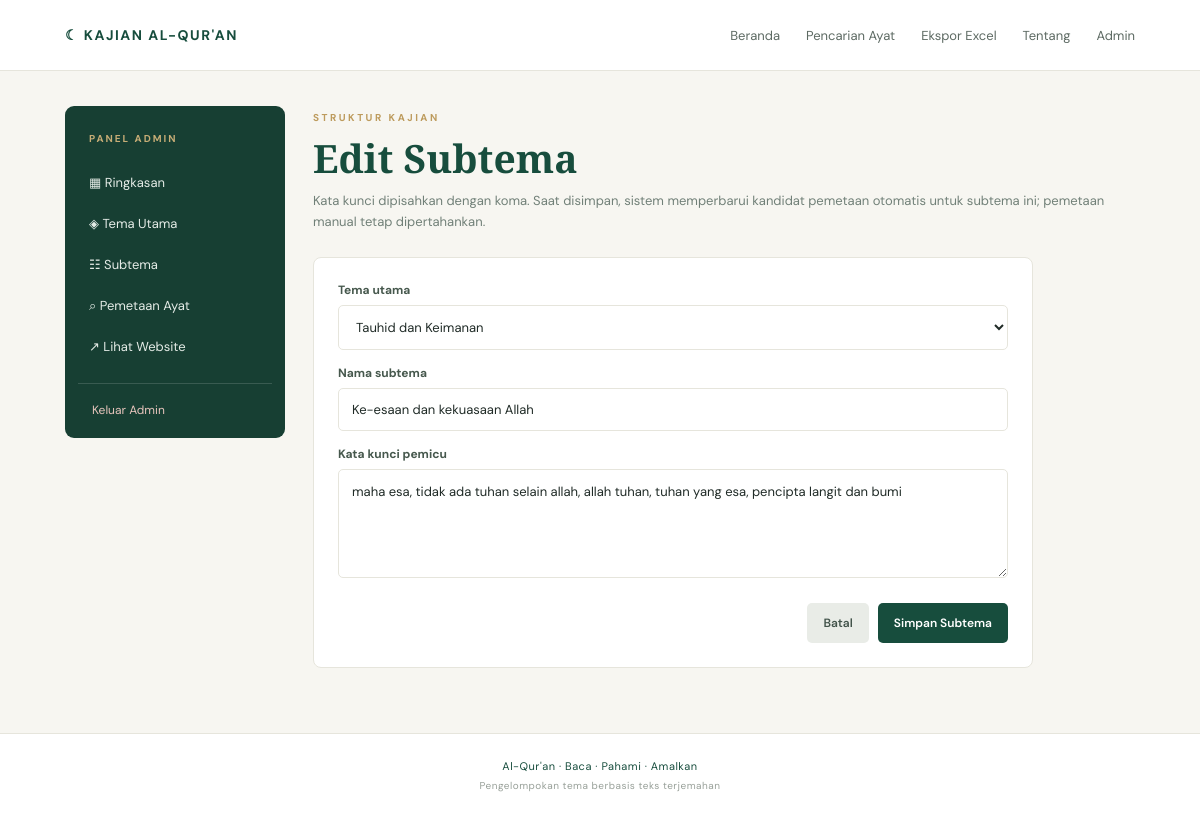
The app's page /admin/subtema/1/edit (signed in) with its own data.
### tables this page shows
CREATE TABLE subthemes (
                    id INTEGER PRIMARY KEY AUTOINCREMENT,
                    theme_id INTEGER NOT NULL,
                    name TEXT NOT NULL,
                    keywords TEXT NOT NULL DEFAULT '[]',
                    FOREIGN KEY(theme_id) REFERENCES themes(id) ON DELETE CASCADE,
                    UNIQUE(theme_id, name)
                );

CREATE TABLE themes (
                    id INTEGER PRIMARY KEY AUTOINCREMENT,
                    name TEXT NOT NULL UNIQUE,
                    description TEXT NOT NULL DEFAULT ''
                );

### admin_extension.py (the view, shortened to what this page needs)
    @app.route("/admin/subtema/tambah", methods=["GET", "POST"])
    @app.route("/admin/subtema/<int:sid>/edit", methods=["GET", "POST"])
    @admin_required
    def admin_subtheme_form(sid=None):
        row = None
        with db() as conn:
            themes = [dict(r) for r in conn.execute("SELECT id,name FROM themes ORDER BY id")]
            if sid is not None:
                found = conn.execute("SELECT * FROM subthemes WHERE id=?", (sid,)).fetchone()
                if not found:
                    abort(404)
                row = dict(found)
        return render_template("admin_subtheme_form.html", row=row, themes=themes)

### templates/admin_subtheme_form.html
{% extends 'admin_base.html' %}{% block title %}Form Subtema{% endblock %}{% block admin_content %}
<div class="admin-heading"><div><div class="eyebrow">STRUKTUR KAJIAN</div><h1>{{ 'Edit Subtema' if row else 'Tambah Subtema' }}</h1><p>Kata kunci dipisahkan dengan koma. Saat disimpan, sistem memperbarui kandidat pemetaan otomatis untuk subtema ini; pemetaan manual tetap dipertahankan.</p></div></div>
<form class="admin-form form-card" method="post"><input type="hidden" name="_csrf" value="{{ csrf_token() }}"><label>Tema utama</label><select name="theme_id" required><option value="">Pilih tema</option>{% for t in themes %}<option value="{{ t.id }}" {% if row and row.theme_id==t.id %}selected{% endif %}>{{ t.name }}</option>{% endfor %}</select><label>Nama subtema</label><input name="name" required maxlength="180" value="{{ row.name if row else '' }}" placeholder="Contoh: Kesabaran"><label>Kata kunci pemicu</label><textarea name="keywords" rows="4" placeholder="sabar, bersabarlah, orang-orang yang sabar">{{ row.keywords|fromjson|join(', ') if row else '' }}</textarea><div class="form-actions"><a class="secondary-btn" href="{{ url_for('admin_subthemes') }}">Batal</a><button class="primary-btn">Simpan Subtema</button></div></form>
{% endblock %}

### static/style.css (style rules this page uses)
:root { --ink:#202b27; --muted:#718078; --green:#174d3d; --gold:#bd9b5d; --paper:#f7f6f1; --line:#e6e5dc }
* { box-sizing:border-box }
body { margin:0; background:var(--paper); color:var(--ink); font-family:'DM Sans',sans-serif }
a { color:inherit; text-decoration:none }
.eyebrow { font-size:10px; letter-spacing:2.5px; color:var(--gold); font-weight:700 }
.admin-heading { display:flex; justify-content:space-between; align-items:center; gap:15px; margin:5px 0 24px }
.admin-heading h1,.login-card h1 { font:600 clamp(29px,4vw,39px) 'Playfair Display',serif; color:var(--green); margin:7px 0 }
.admin-heading p,.login-card p { color:var(--muted); font-size:13px; line-height:1.6; margin:0 }
.primary-btn,.secondary-btn,.small-btn { display:inline-flex; align-items:center; justify-content:center; border:0; border-radius:5px; padding:12px 16px; background:var(--green); color:white; font:600 12px 'DM Sans'; cursor:pointer; text-decoration:none; white-space:nowrap }
.secondary-btn { background:#e9ece7; color:#42534a }
.admin-form { background:white; border:1px solid var(--line); border-radius:8px; padding:24px }
.form-card { max-width:720px }
.admin-form label { display:block; font-size:12px; font-weight:700; color:#46584d; margin:15px 0 7px }
.admin-form input,.admin-form textarea,.admin-form select,.admin-search input,.quick-map select { width:100%; padding:12px 13px; border:1px solid var(--line); border-radius:5px; background:#fff; font:13px 'DM Sans'; color:var(--ink) }
.admin-form label:first-of-type { margin-top:0 }
.admin-form textarea { resize:vertical; line-height:1.6 }
.form-actions { display:flex; justify-content:flex-end; gap:9px; margin-top:20px }

### records on screen
subthemes: theme_id "Tauhid dan Keimanan", name "Ke-esaan dan kekuasaan Allah", keywords "maha esa, tidak ada tuhan selain allah, allah tuhan, tuhan yang esa, pencipta langit dan bumi"

### other values on screen
{{ 'Edit Subtema' if row else 'Tambah Subtema' }} "Edit Subtema"
